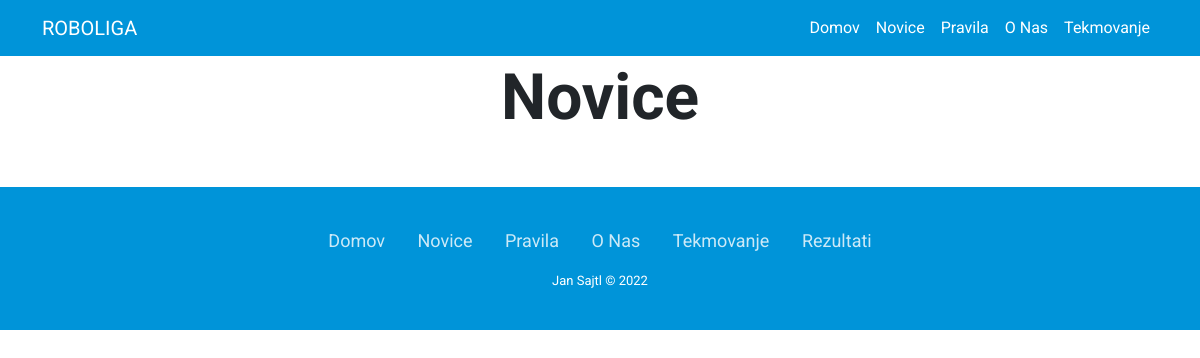
Before: /news.php with the older database file.
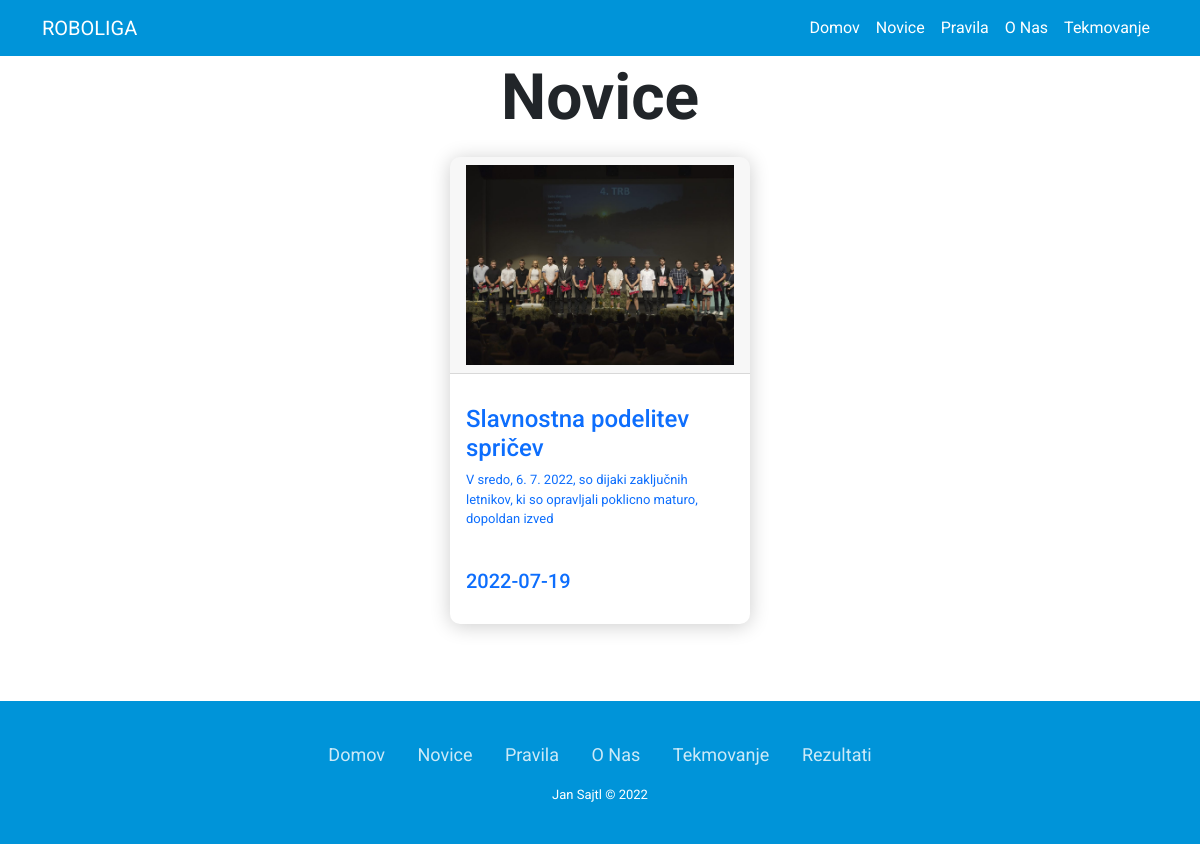
After: the same page with the newer database file.
### tables this page shows
CREATE TABLE `news` (
  `id` int(11) NOT NULL,
  `title` varchar(100) NOT NULL,
  `subtitle` varchar(100) NOT NULL,
  `text` text NOT NULL,
  `date` date NOT NULL DEFAULT current_timestamp(),
  `img` varchar(255) NOT NULL
);

### news.php (the view, shortened to what this page needs)
<!DOCTYPE html>
<html>
<head>
    <link rel="stylesheet" href="css/news.css">
</head>
<body>
    <?php include "header.php"; ?>
    <div id="header">
        <h1>Novice</h1>
    </div>
    <main>
        <?php
        $sql = "SELECT * FROM news";
        $result=mysqli_query($conn, $sql);
        while ($row= mysqli_fetch_array($result)){
        echo '<a href="news-post.php?n_id='.$row['id'].'">
        <div class="card2" style="cursor: pointer;">';
            echo '<div class="card-header">
            <img src="images/'.$row['img'].'" alt="rover" />
            </div>
            <div class="card-body">
                <h4>
                    '.$row['title'].'
                </h4>
                <p>
                    '.$row['subtitle'].'
                </p>
                <div class="user-info">
                    <h5>'.$row['date'].'</h5>
                </div>
            </div>
        </div></a>';
                        }
        ?>
    </main>
    <?php include "footer.php"; ?>
</body>
</html>

Changed rows visible on the page:
added news: img (picture), title "Slavnostna podelitev spričev", subtitle "V sredo, 6. 7. 2022, so dijaki zaključnih letnikov, ki so opravljali poklicno maturo, dopoldan izved", date "2022-07-19"
